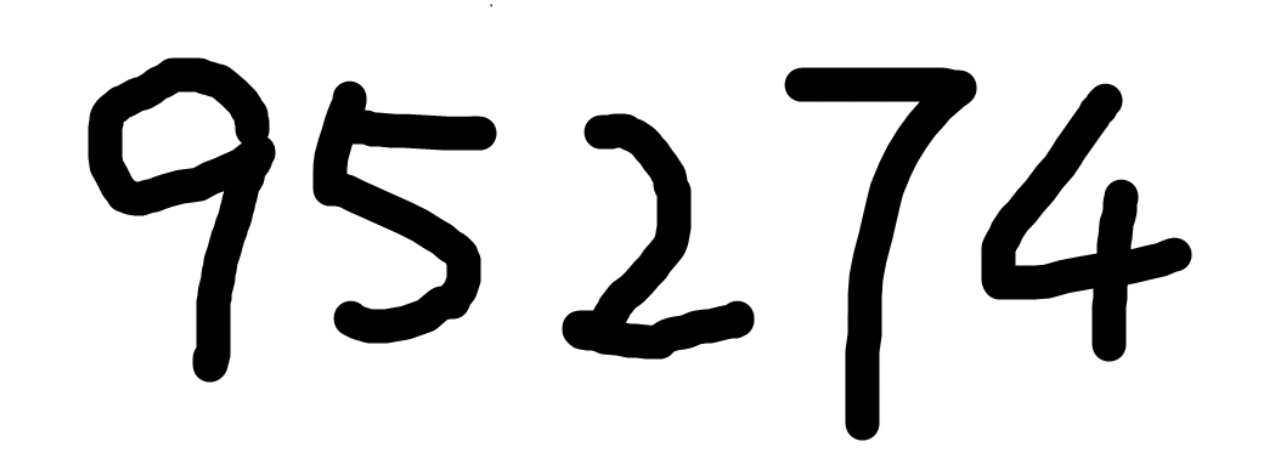
#> input picture Notes/AI/1-MachineLearning/images/number-6.png, 1280 x 460 px
$ python nunber_split.py
#> lines starting #> are read from the running program, lines starting #| are printed output that depends on the picture; after the words box and inside, x2 and y2 are one past the last pixel; in counts of white or black regions, pixels touching at a corner belong together
import cv2, joblib
import numpy as np


# 图片的预处理
img = cv2.imread('../../../../images/number-6.png')
#> img is the input picture: shape (460, 1280, 3); mean B, G, R 214.1, 214.1, 214.1
img = cv2.cvtColor(img, cv2.COLOR_BGR2GRAY)
#> img: shape (460, 1280)

# THRESH_BINARY_INV 反二值化后将白色背景变成黑色，与MNIST相匹配
ret, img = cv2.threshold(img, 127, 255, cv2.THRESH_BINARY_INV)
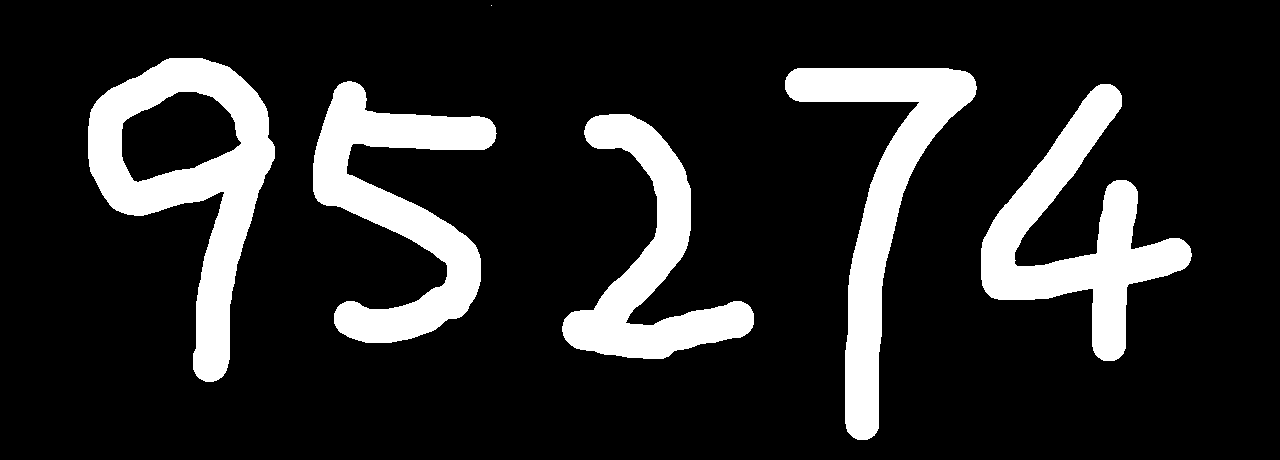
#> img: shape (460, 1280); 16% white; 6 white regions (1 under 20 px), largest, box (x1, y1, x2, y2) and area: (88, 58, 275, 382) 21873, (981, 84, 1192, 361) 19120, (313, 81, 497, 343) 19113, (785, 68, 977, 440) 18342, (562, 114, 754, 359) 15808

img = np.rot90(img)     # 逆时针旋转90度
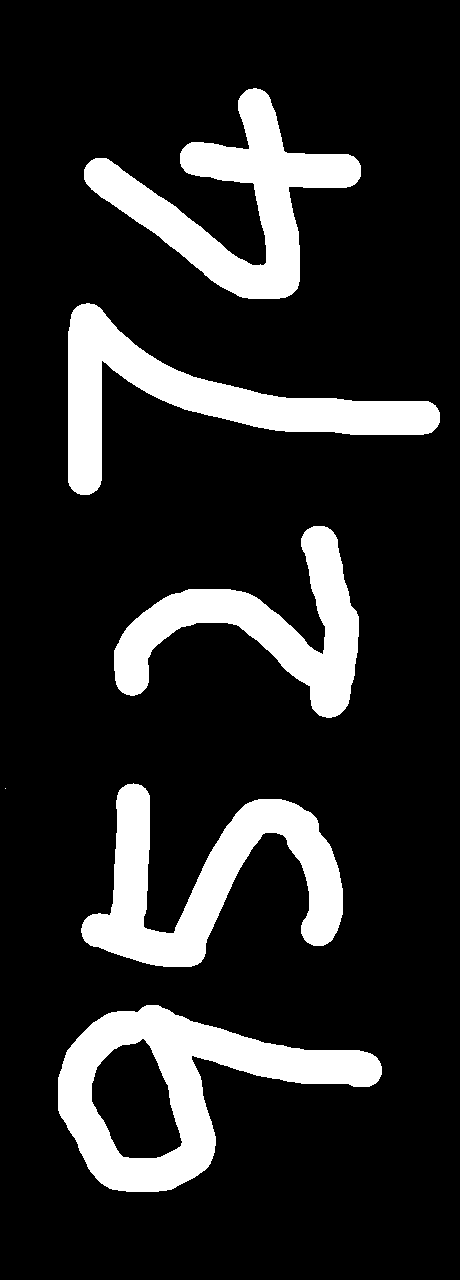
#> img: shape (1280, 460); 16% white; 6 white regions (1 under 20 px), largest, box (x1, y1, x2, y2) and area: (58, 1005, 382, 1192) 21873, (84, 88, 361, 299) 19120, (81, 783, 343, 967) 19113, (68, 303, 440, 495) 18342, (114, 526, 359, 718) 15808
kernel = np.ones((3, 3), dtype=np.uint8)
img = cv2.dilate(img, kernel, iterations=2)
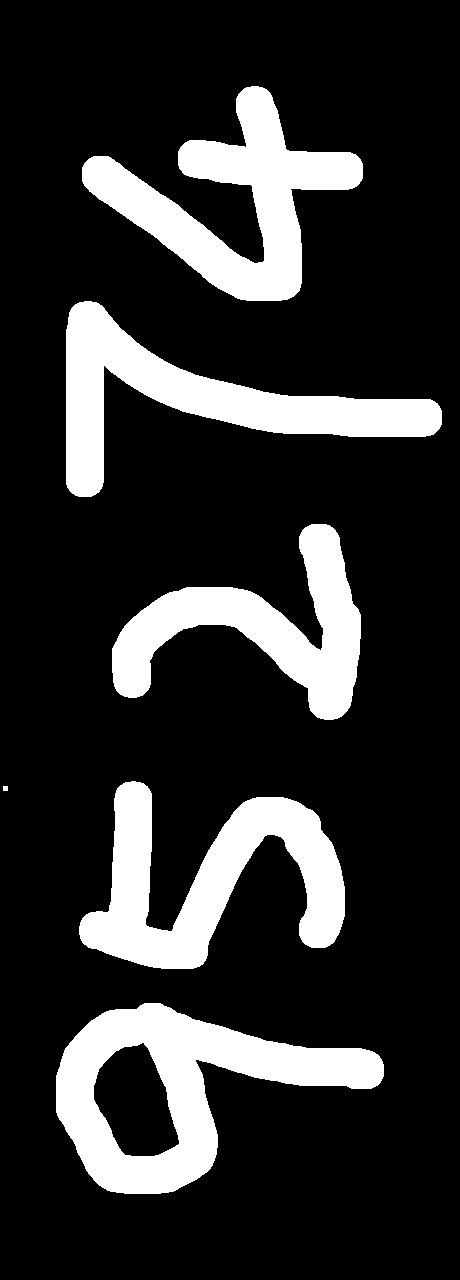
#> img: shape (1280, 460); 18.4% white; 6 white regions

# 提取每一张图片，并保存到文件夹中
contours, hierarchy = cv2.findContours(img, cv2.RETR_EXTERNAL, cv2.CHAIN_APPROX_NONE)
#> contours = 6 contours, 1 with area under 20; largest, box (x1, y1, x2, y2) and area: (56, 1003, 384, 1194) 31056, (82, 86, 363, 301) 21451, (79, 781, 345, 969) 21418, (66, 301, 442, 497) 20370, (112, 524, 361, 720) 17779
i=1
numbers = []
for contour in contours:
    [x, y, w, h] = cv2.boundingRect(contour)  # 当得到对象轮廓后，可用boundingRect()得到包覆此轮廓的最小正矩形
    print(x, y, w, h)
    digit = img[y:y + h, x:x + w]             # 获取img中对应下标的值,并进行显示
    # show(digit)         # 可以看到已经将数字分割完成

    # 对数字进行正方形边框填充
    pad = (h-w)//2
    if pad > 0:  # 说明高度更高,要填充左右的宽度
        digit = cv2.copyMakeBorder(digit, 0, 0, pad, pad, cv2.BORDER_CONSTANT,value=0)
    else:
        digit = cv2.copyMakeBorder(digit, -pad, -pad, 0, 0, cv2.BORDER_CONSTANT,value=0)

    # 根据MNIST的训练集的数字与最边沿的距离大约有1/4的大小
    pad = digit.shape[0] // 4
    digit = cv2.copyMakeBorder(digit, pad, pad, pad, pad, cv2.BORDER_CONSTANT,value=0)

    # 利用resize进行缩放操作,将正方形图片统一为28x28像素大小
    digit = cv2.resize(digit, (28, 28), interpolation=cv2.INTER_AREA)

    # 将每一个数字按顺序保存下来
    digit = np.rot90(digit, 3)
    numbers.append(digit)
    cv2.imwrite(f"./numbers/num-{i}.png", digit)
    i += 1
#> this loop made 6 passes
#> (x, y, w, h) on passes 1 to 6: (56, 1003, 328, 191), (3, 786, 5, 5), (79, 781, 266, 188), (112, 524, 249, 196), (66, 301, 376, 196), (82, 86, 281, 215)
#| 56 1003 328 191
#| 3 786 5 5
#| 79 781 266 188
#| 112 524 249 196
#| 66 301 376 196
#| 82 86 281 215
#> pass 1, `digit = img[y:y + h, x:x + w]`:
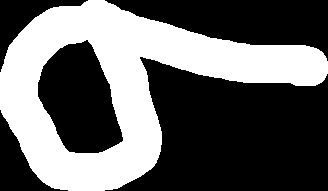
#> digit: shape (191, 328); 39.9% white; 1 white region, box (x1, y1, x2, y2) and area: (0, 0, 328, 191) 24969
#> pass 1, `digit = cv2.copyMakeBorder(digit, -pad, -pad, 0, 0, cv2.BORDER_CONSTAN..`:
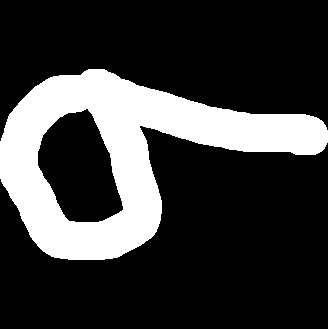
#> digit: shape (329, 328); 23.1% white; 1 white region, box (x1, y1, x2, y2) and area: (0, 69, 328, 260) 24969
#> pass 1, `digit = cv2.copyMakeBorder(digit, pad, pad, pad, pad, cv2.BORDER_CONST..`:
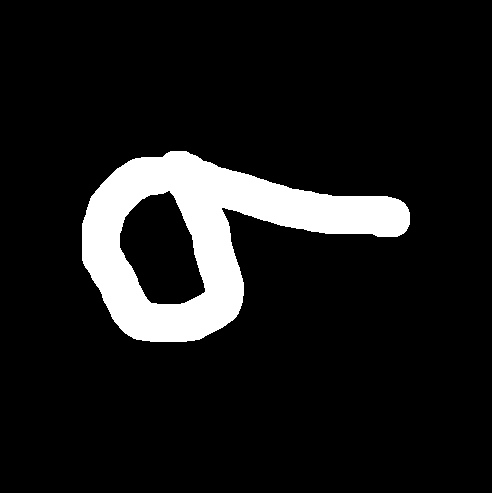
#> digit: shape (493, 492); 10.3% white; 1 white region, box (x1, y1, x2, y2) and area: (82, 151, 410, 342) 24969
#> pass 1, `digit = cv2.resize(digit, (28, 28), interpolation=cv2.INTER_AREA)`:
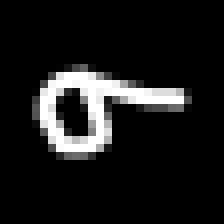
#> digit: shape (28, 28) (shown 8 times larger); min 0, max 255, mean 26.2
#> after the loop, i = 7; numbers = 6 items

# 遍历每一张图片并进行预测
result = []
#> (the run stopped early here; a loop or call above may not have finished)
